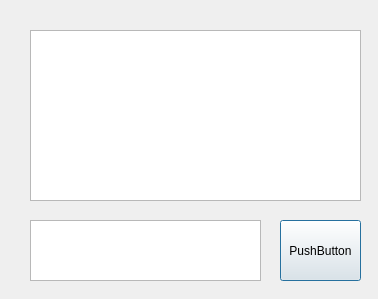
<?xml version="1.0" encoding="UTF-8"?>
<ui version="4.0">
 <class>Chat</class>
 <widget class="QDialog" name="Chat">
  <property name="geometry">
   <rect>
    <x>0</x>
    <y>0</y>
    <width>378</width>
    <height>299</height>
   </rect>
  </property>
  <property name="windowTitle">
   <string>Dialog</string>
  </property>
  <widget class="QPushButton" name="btnSendMsg">
   <property name="geometry">
    <rect>
     <x>280</x>
     <y>220</y>
     <width>81</width>
     <height>61</height>
    </rect>
   </property>
   <property name="text">
    <string>PushButton</string>
   </property>
  </widget>
  <widget class="QTextEdit" name="textEdit">
   <property name="geometry">
    <rect>
     <x>30</x>
     <y>220</y>
     <width>231</width>
     <height>61</height>
    </rect>
   </property>
  </widget>
  <widget class="QTextEdit" name="ChatMsgsTE">
   <property name="geometry">
    <rect>
     <x>30</x>
     <y>30</y>
     <width>331</width>
     <height>171</height>
    </rect>
   </property>
  </widget>
  <widget class="QLabel" name="label">
   <property name="geometry">
    <rect>
     <x>130</x>
     <y>5</y>
     <width>91</width>
     <height>21</height>
    </rect>
   </property>
   <property name="font">
    <font>
     <family>Aharoni</family>
     <pointsize>12</pointsize>
     <weight>75</weight>
     <bold>true</bold>
    </font>
   </property>
   <property name="text">
    <string/>
   </property>
  </widget>
 </widget>
 <resources/>
 <connections/>
</ui>
